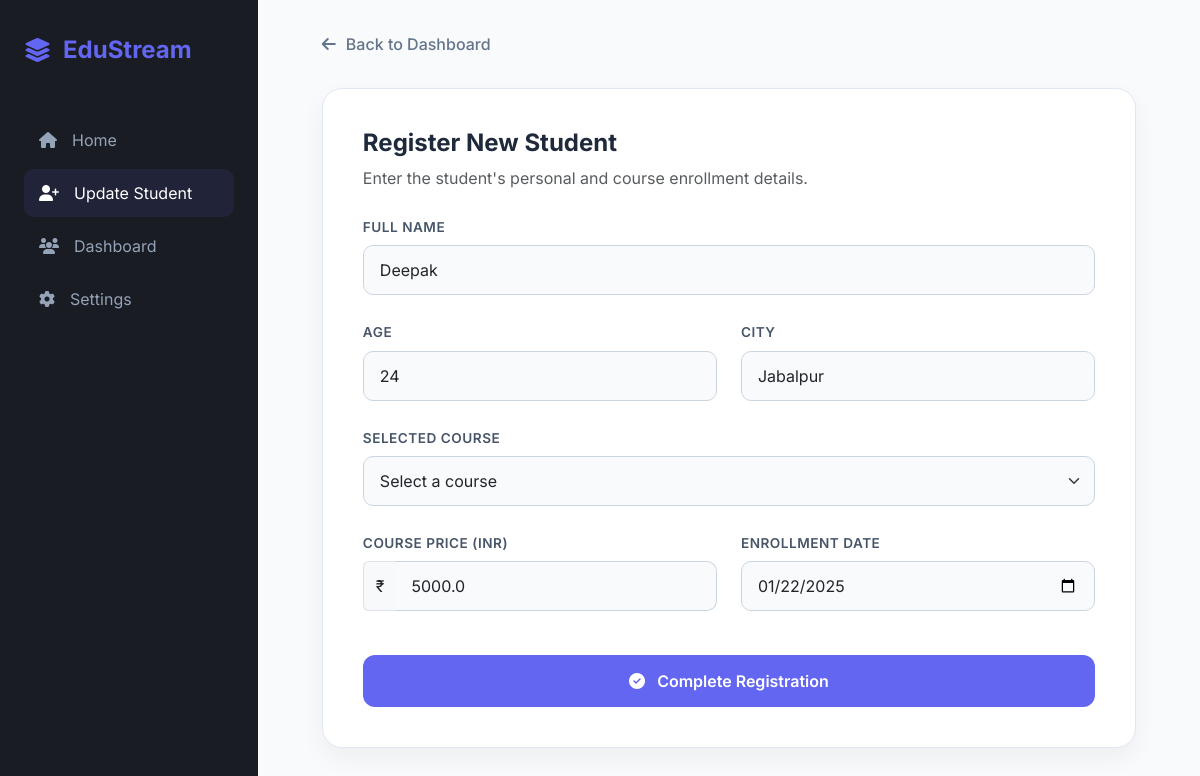
The app's page /update/1/ with its own data.
### app1/models.py (models this page shows)
class Student(models.Model):
    name = models.CharField(max_length=100)
    age = models.IntegerField()
    city = models.CharField(max_length=100)
    COURSE_CHOICES = (
        ('python', 'Python'),
        ('django', 'Django'),
        ('react', 'React'),
        ('javescript', 'JavaScript'),
        ('java', 'Java'),
        ('c++', 'C++'),
    )
    course = models.CharField(max_length=100, choices=COURSE_CHOICES)
    price = models.FloatField()
    date = models.DateField()

### app1/views.py (the view, shortened to what this page needs)
# urls.py: path('update/<int:id>/', update_student, name='update_student'),
def update_student(request, id):
    obj = Student.objects.get(id=id)
    return render( request, 'app1/update.html', {'student': obj})

### app1/templates/app1/update.html (shortened to what this page needs)
<!DOCTYPE html>
<html lang="en">
<head>
    <link href="https://cdn.jsdelivr.net/npm/bootstrap@5.3.0/dist/css/bootstrap.min.css" rel="stylesheet">
    <link rel="stylesheet" href="https://cdnjs.cloudflare.com/ajax/libs/font-awesome/6.4.0/css/all.min.css">
</head>
<body>
    <aside class="sidebar">
        <a href="#" class="brand-logo">
            <i class="fas fa-layer-group"></i>
            <span>EduStream</span>
        </a>
        <nav>
            <a href="{% url 'home' %}" class="nav-link"><i class="fas fa-home"></i> Home</a>
            <a href="{% url 'add' %}" class="nav-link active"><i class="fas fa-user-plus"></i> Update
                Student</a>
            <a href="{% url 'dashboard' %}" class="nav-link"><i class="fas fa-users"></i> Dashboard</a>
            <a href="#" class="nav-link"><i class="fas fa-cog"></i> Settings</a>
        </nav>
    </aside>
    <main class="main-content">
        <a href="{% url 'dashboard' %}" class="header-action">
            <i class="fas fa-arrow-left"></i> Back to Dashboard
        </a>
        <div class="form-card">
            <div class="mb-4">
                <h2 class="section-title">Register New Student</h2>
                <p class="text-muted">Enter the student's personal and course enrollment details.</p>
            </div>
            <form action="#" method="POST">
                <div class="row g-4">
                    <div class="col-md-12">
                        <label class="form-label">Full Name</label>
                        <input type="text" class="form-control" name="name" placeholder="e.g. Rahul Sharma" required
                            value="{{ student.name }}">
                    </div>
                    <div class="col-md-6">
                        <label class="form-label">Age</label>
                        <input type="number" class="form-control" name="age" placeholder="Age" required
                            value="{{ student.age }}">
                    </div>
                    <div class="col-md-6">
                        <label class="form-label">City</label>
                        <input type="text" class="form-control" name="city" placeholder="City" required
                            value="{{ student.city }}">
                    </div>
                    <div class="col-md-12">
                        <label class="form-label">Selected Course</label>
                        <select class="form-select" name="course" required value="{{ student.course }}">
                            <option value="" selected disabled>Select a course</option>
                        </select>
                    </div>
                    <div class="col-md-6">
                        <label class="form-label">Course Price (INR)</label>
                        <div class="input-group">
                            <span class="input-group-text bg-light border-end-0">₹</span>
                            <input type="number" step="0.01" class="form-control border-start-0" name="price"
                                placeholder="0.00" required value="{{ student.price }}">
                        </div>
                    </div>
                    <div class="col-md-6">
                        <label class="form-label">Enrollment Date</label>
                        <input type="date" class="form-control" name="date" required
                            value="{{ student.date|date:'Y-m-d' }}">
                    </div>
                </div>
                <div class="row mt-4">
                    <div class="col-md-12">
                        <button type="submit" class="btn btn-save">
                            <i class="fas fa-check-circle me-2"></i> Complete Registration
                        </button>
                    </div>
                </div>
            </form>
        </div>
    </main>
</body>
</html>

### app1/templates/app1/update.html (style rules this page uses)
:root { --sidebar-bg: #1a1c23; --accent-color: #6366f1; --body-bg: #f8fafc; }
body { font-family: 'Inter', sans-serif; background-color: var(--body-bg); margin: 0; display: flex; height: 100vh; overflow: hidden; }
.sidebar { width: 280px; background-color: var(--sidebar-bg); color: white; display: flex; flex-direction: column; padding: 2rem 1.5rem; }
.brand-logo { font-size: 1.5rem; font-weight: 700; margin-bottom: 3rem; display: flex; align-items: center; gap: 12px; color: var(--accent-color); text-decoration: none; }
.nav-link { color: #94a3b8; text-decoration: none; padding: 12px 15px; border-radius: 10px; display: flex; align-items: center; gap: 15px; transition: 0.3s; margin-bottom: 5px; }
.nav-link:hover, .nav-link.active { background: rgba(99, 102, 241, 0.1); color: white; }
.main-content { flex-grow: 1; padding: 2rem 4rem; overflow-y: auto; }
.form-card { background: white; border-radius: 20px; border: 1px solid #e2e8f0; box-shadow: 0 10px 25px rgba(0, 0, 0, 0.05); max-width: 900px; margin: 0 auto; padding: 2.5rem; }
.section-title { font-weight: 700; font-size: 1.5rem; color: #1e293b; margin-bottom: 0.5rem; }
.form-label { font-weight: 600; font-size: 0.85rem; color: #475569; text-transform: uppercase; letter-spacing: 0.5px; margin-bottom: 8px; }
.form-control, .form-select { padding: 12px 16px; border-radius: 10px; border: 1px solid #cbd5e1; background-color: #f8fafc; transition: all 0.2s; }
.btn-save { background-color: var(--accent-color); color: white; padding: 14px 30px; border-radius: 12px; font-weight: 600; border: none; width: 100%; margin-top: 20px; transition: 0.3s; }
.header-action { display: flex; align-items: center; gap: 10px; margin-bottom: 2rem; color: #64748b; text-decoration: none; font-weight: 500; }

### records on screen
Student: name "Deepak", age "24", city "Jabalpur", price "5000.0", date "01/22/2025"
